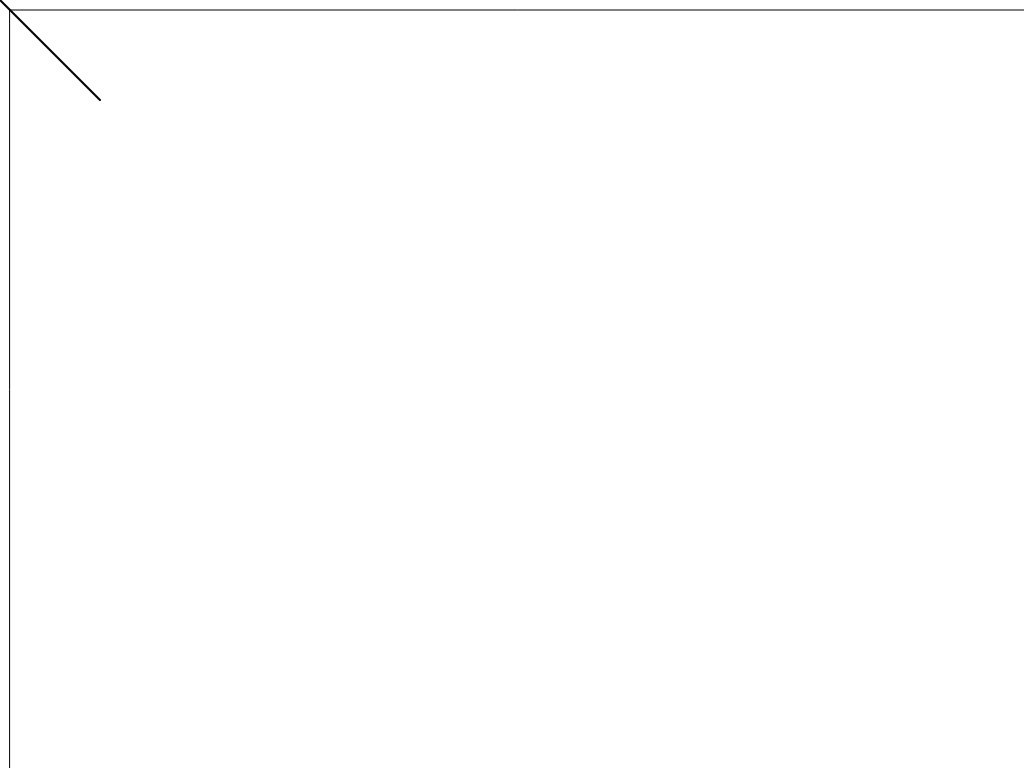
Frame 1 (no input)
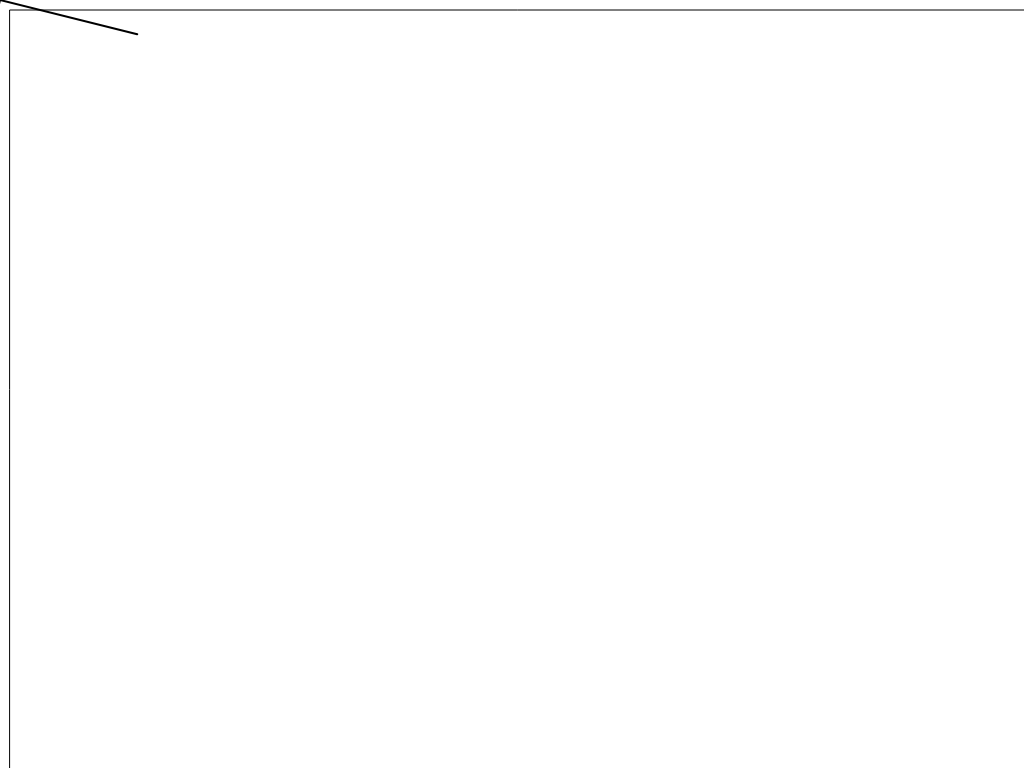
Frame 60 (no input)
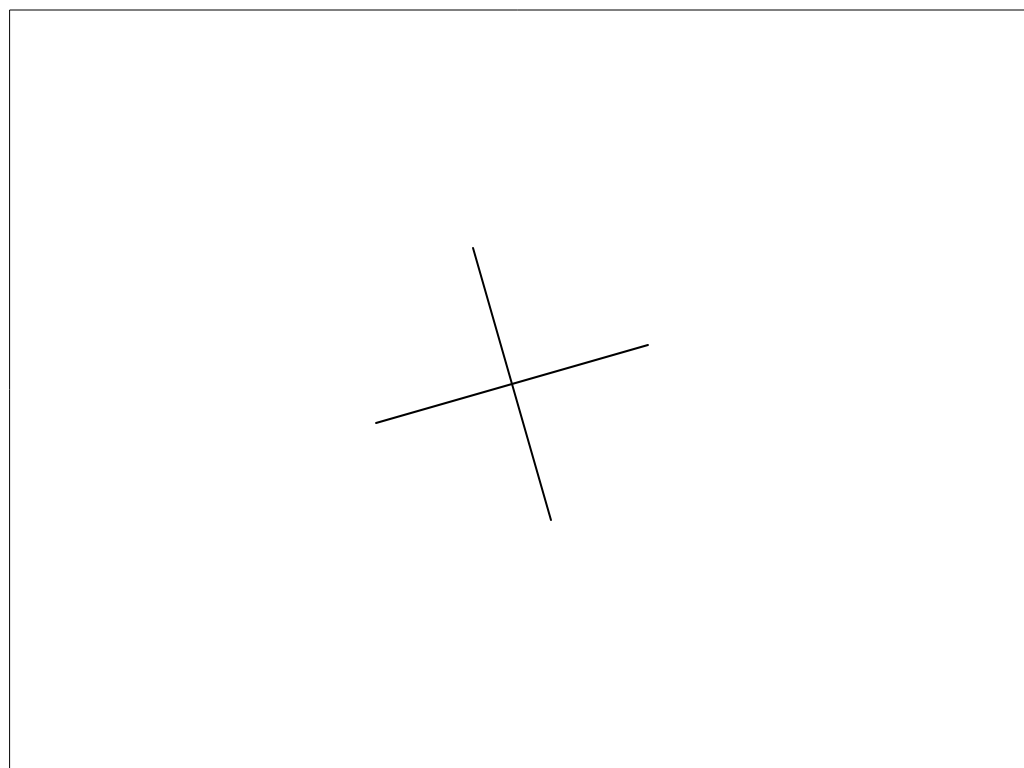
Frame 120 (the mouse pressed at the canvas centre since frame 60)

The p5.js sketch that drew these frames (run headless with seeded random() and noise() and a simulated clock; from frame 60 on, the mouse is pressed at the canvas centre):

// p5.js sketch
// ── sketch.js
var angle = 0;

function setup() {
  createCanvas(1024,768)
  fill(0)
}

function draw() {
  background(255)
  //translate(mouseX, mouseY)
  //rect(0, 0, 50, 50)

  push()
  translate(mouseX, mouseY)
  rotate(radians(angle))
  scale(2)
  line(-50, -50, 50, 50)
  line(50, -50, -50, 50)
  angle ++
  pop()

  noFill()
  rect(10,10, width, height)
}

function mousePressed(){


}
